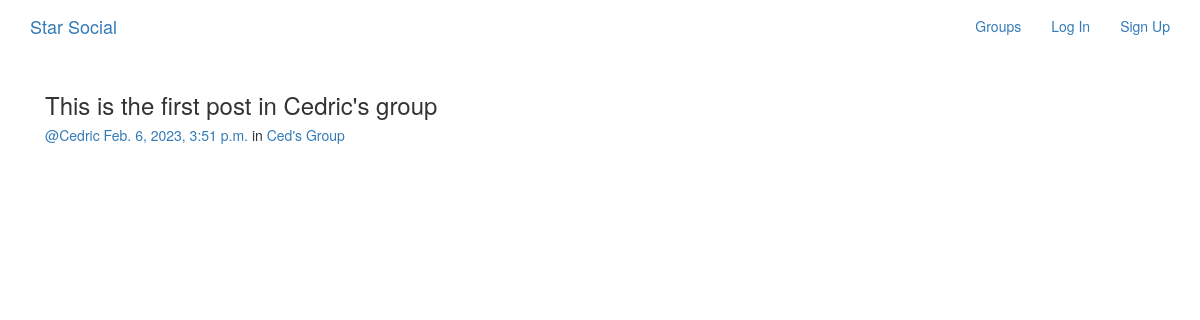
/posts/by/Cedric/4/, run on the app's committed database.
### posts/models.py (models this page shows, shortened)
class Post(models.Model):
    user = models.ForeignKey(User,
                             related_name='posts',
                             on_delete=models.CASCADE,
                             null=True,
                             blank=True)
    created_at = models.DateTimeField(auto_now=True)
    message = models.TextField()
    message_html = models.TextField(editable=False)
    group = models.ForeignKey(Group,
                              related_name='posts',
                              on_delete=models.SET_NULL,
                              null=True,
                              blank=True)
    class Meta:
        ordering = ['-created_at']
        unique_together = ['user', 'message']

### groups/models.py (models this page shows, shortened)
class Group(models.Model):
    name = models.CharField(max_length=100, unique=True)
    slug = models.SlugField(allow_unicode=True, unique=True)
    description = models.TextField(blank=True, default='')
    description_html = models.TextField(editable=False, default='', blank=True)
    members = models.ManyToManyField(User, through='GroupMember')
    class Meta():
        ordering = ['name']

### posts/views.py (the view)
# urls.py: path('by/<str:username>/<int:pk>/', views.PostDetail.as_view(), name='single'),
class PostDetail(SelectRelatedMixin, generic.DetailView):
    model = models.Post
    select_related = ('user', 'group')
    def get_queryset(self):
        return super().get_queryset().filter(user__username__iexact=self.kwargs.get('username'))

### posts/templates/posts/post_detail.html
{% extends 'posts/post_base.html' %}
{% block content %}
    <div class="col-md-8">
        {% include "posts/_post.html" %}
    </div>
{% endblock content %}

### posts/templates/posts/_post.html (shortened to what this page needs)
<div class="post media">
    <h3>{{ post.message_html|safe }}</h3>
    <div class="media-body">
        <h5 class="media-heading">
            <span class="username">
                <a href="{% url 'posts:for_user' username=post.user.username %}">@{{ post.user.username }}</a>
            </span>
            <time class="time">
                <a href="{% url 'posts:single' username=post.user.username pk=post.pk %}">{{ post.created_at }}</a>
            </time>
            {% if post.group %}
			    <span class="group-name">in <a href="#">{{ post.group.name }}</a></span>
			{% endif %}
        </h5>
    </div>
</div>

### data on the page
Post: message_html "This is the first post in Cedric's group", user.username "Cedric", created_at "Feb. 6, 2023, 3:51 p.m.", group.name "Ced's Group"
